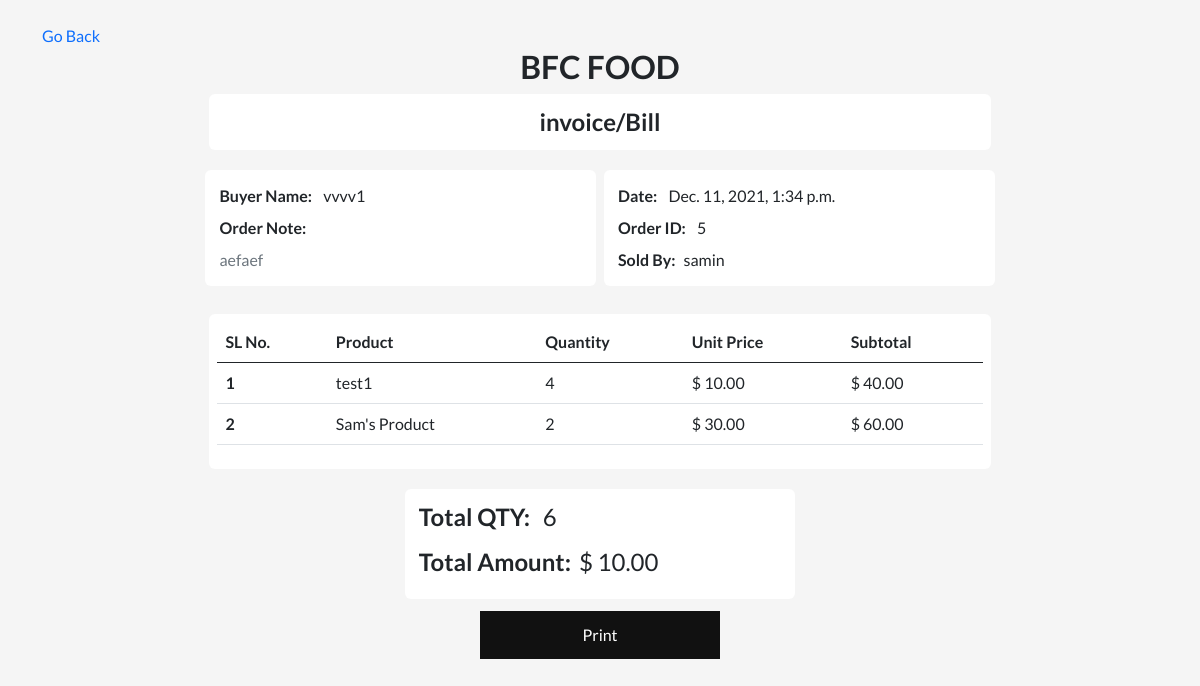
/restaurant/restaurant-due-receipt/7/5/, run on the app's committed database.
### restaurant/models.py (models this page shows, shortened)
class DueModel(models.Model):
    created_at = models.DateTimeField(auto_now_add=True, null=True)
    shop = models.ForeignKey(Shop, on_delete=models.SET_NULL, null=True)
    customer = models.ForeignKey(Customer, on_delete=models.SET_NULL, null=True)
    order_note = models.TextField()
    submission_date = models.DateField()
    items = models.ManyToManyField(CartItems)
    due_total = models.DecimalField(decimal_places=2, max_digits=10, default=0.00)
    due_clear = models.BooleanField(default=False, null=True)
    class Meta:
        ordering = ["-id"]

class Customer(models.Model):
    added_by = models.ForeignKey(User, on_delete=models.CASCADE, null=True)
    customer_name = models.CharField(max_length=255)
    customer_contact = models.CharField(max_length=255)
    customer_email = models.EmailField(unique=True)
    customer_add = models.TextField()
    created_at = models.DateTimeField(auto_now_add=True, null=True)
    class Meta:
        ordering = ["-id"]

class CartItems(models.Model):
    item = models.ForeignKey(Item, on_delete=models.SET_NULL, null=True)
    quantity = models.IntegerField(null=True, blank=True)
    class Meta:
        ordering = ["-id"]

class Item(models.Model):
    item_name = models.CharField(max_length=255)
    item_price = models.DecimalField(
        decimal_places=2, max_digits=10, default=0.00)
    buying_price = models.DecimalField(
        decimal_places=2, max_digits=10, default=0.00)
    brand = models.ForeignKey(
        Brand, on_delete=models.SET_NULL, null=True, blank=True)
    category = models.ForeignKey(Category, on_delete=models.SET_NULL, null=True)
    vendor = models.ForeignKey(Vendor, on_delete=models.SET_NULL, null=True)
    shop = models.ForeignKey(Shop, on_delete=models.SET_NULL, null=True)
    stock_amount = models.PositiveIntegerField(default=0)
    out_of_stock = models.BooleanField(default=False, null=True, blank=True)
    item_img = models.ImageField(upload_to="images/", null=True)
    product_descriptions = models.TextField(null=True)
    upc = models.IntegerField(null=True, blank=True)
    sku = models.CharField(max_length=255, null=True)
    created_at = models.DateTimeField(null=True, auto_now_add=True)
    class Meta:
        ordering = ['-id']

### SAAS/models.py (models this page shows, shortened)
class Shop(models.Model):
    user = models.OneToOneField(User, on_delete=models.CASCADE)
    shop_name = models.CharField(max_length=255, unique=True)
    shop_logo = models.ImageField(upload_to="images/", null=True)
    is_active = models.BooleanField(default=False, null=True)
    class Meta:
        ordering = ["-id"]

### restaurant/views.py (the view)
# urls.py: path("restaurant-due-receipt/<int:shop_id>/<int:id>/", restaurantDueReceiptView, name="restaurant-due-receipt"),
def restaurantDueReceiptView(request, shop_id, id):
    shopId = get_object_or_404(Shop, id=shop_id)
    order_details = DueModel.objects.get(id=id)
    total_item = 0
    for item in order_details.items.all():
        total_item += item.quantity
    args = {
        "order_details": order_details,
        "total_item": total_item,
        "shopId": shopId,
    }
    return render(request, "restaurant/restaurantDueReceipt.html", args)

### restaurant/templates/restaurant/restaurantDueReceipt.html (shortened to what this page needs)
{% extends "restaurant/base.html" %}
{% load static %}
{% block content %}
<link rel="stylesheet" href="{% static 'css/restaurant/restaurantReceipt.css' %}" />
<div class="container my-4">
    <a id="hideLink" href="{% url 'open-restaurant' shopId.id %}"> Go Back</a>
    <h2 class="text-center fw-bold">{{ order_details.shop.shop_name }}</h2>
    <div class="main____invoice">
        <p class="text-center fs-4 fw-bold invoice___name mb-3">invoice/Bill</p>
        <div class="main____inner___div">
            <div class="inner_____div m-1">
                <p class="p-1"><span class="fw-bold me-2">Buyer Name:</span> {{ order_details.customer.customer_name }} </p>
                <p class="p-1 text-muted"><span class="fw-bold text-dark me-2">Order Note:</span> <p class="p-1 text-muted" style="word-break: break-all;">{{ order_details.order_note }}</p></p>
            </div>
            <div class="inner_____div m-1">
                <p class="p-1"><span class="fw-bold me-2">Date:</span> {{ order_details.created_at }} </p>
                <p class="p-1"><span class="fw-bold me-2">Order ID:</span> {{ order_details.id }}</p>
                <p class="p-1"><span class="fw-bold me-2">Sold By:</span>{{ order_details.shop.user.username }}</p>
            </div>
        </div>
        <div class="main___table__div mt-4 table-responsive">
            <table class="table">
                <thead>
                  <tr>
                    <th scope="col">SL No.</th>
                    <th scope="col">Product</th>
                    <th scope="col">Quantity</th>
                    <th scope="col">Unit Price</th>
                    <th scope="col">Subtotal</th>
                  </tr>
                </thead>
                <tbody>
                  {% if order_details.items.all|length > 0 %}
                    {% for order in order_details.items.all %}
                      <tr>
                        <th scope="row">{{ forloop.counter }}</th>
                        <td>{{ order.item.item_name }}</td>
                        <td>{{ order.quantity }}</td>
                        <td>$ {{ order.item.item_price }} </td>
                        <td>$ {% widthratio order.item.item_price 1 order.quantity %}.00</td>
                      </tr>
                    {% endfor %}
                  {% endif %}
                </tbody>
              </table>
        </div>
        <div class="main____inner___div mt-3">
            <div class="inner_____div m-1">
                <h4 class="p-1"><span class="fw-bold me-2">Total QTY:</span> {{ total_item }} </p>
                <h4 class="p-1"><span class="fw-bold me-2">Total Amount:</span>$ {{ order_details.due_total|floatformat:2 }}</p>
            </div>
        </div>
    </div>
    <button class="restaurant__printBtn my-2 d-flex justify-content-center mx-auto align-items-center">Print</button>
</div>
{% endblock %}

### static/css/restaurant/base.css (style rules this page uses)
*, *::before, *::after { box-sizing: border-box; list-style: none !important; text-decoration: none !important; font-family: 'Lato', sans-serif; }
:root { --background-primary: #f5f5f5; --blue-primary: #3a7cd8; --blue-second-primary: #CAE8F4; --dark-primary: #111; --green-primary: #4EC274; --dark-blue-primary: #434C55; --white-primary: #fff; --blue-third-primary: #bfdeff; --green-primary: #198E6C; }
body { background-color: var(--background-primary); }

### static/css/restaurant/restaurantReceipt.css (style rules this page uses)
.inner_____div p { margin-block-end: 0; margin-block-start: 0; }
.inner_____div { width: 35%; padding: 10px; border-radius: 6px; background-color: var(--white-primary); }
.main____inner___div { display: flex; flex-wrap: wrap; justify-content: center; }
.main___table__div { background-color: var(--white-primary); padding: 8px; border-radius: 6px; width: 70%; margin: 0 auto; }
.invoice___name { border-radius: 6px; padding: 10px; width: 70%; margin: 0 auto; background-color: var(--white-primary); }
.restaurant__printBtn { width: 15rem; height: 100%; padding: 10px 25px; border: 2px solid var(--dark-primary); font-weight: 500; background: transparent; cursor: pointer; background: var(--dark-primary); color: var(--white-primary); z-index: 1; transition: all 0.3s ease; position: relative; display: inline-block; }
.restaurant__printBtn::after { position: absolute; content: ""; width: 0; height: 100%; top: 0; right: 0; z-index: -1; background: var(--background-primary); transition: all 0.3s ease; }

### data on the page
DueModel: shop.shop_name "BFC FOOD", customer.customer_name "vvvv1", order_note "aefaef", created_at "Dec. 11, 2021, 1:34 p.m.", id "5", shop.user.username "samin", due_total "10.00"
CartItems: item.item_name "test1", quantity "4", item.item_price "10.00", item+quantity "40"
CartItems: item.item_name "Sam's Product", quantity "2", item.item_price "30.00", item+quantity "60"

### other printed values
{{ total_item }} "6"
